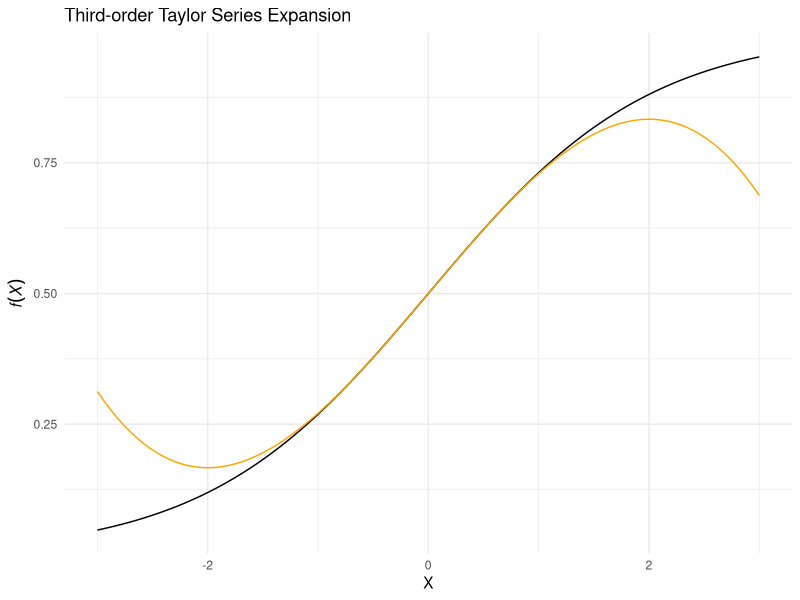
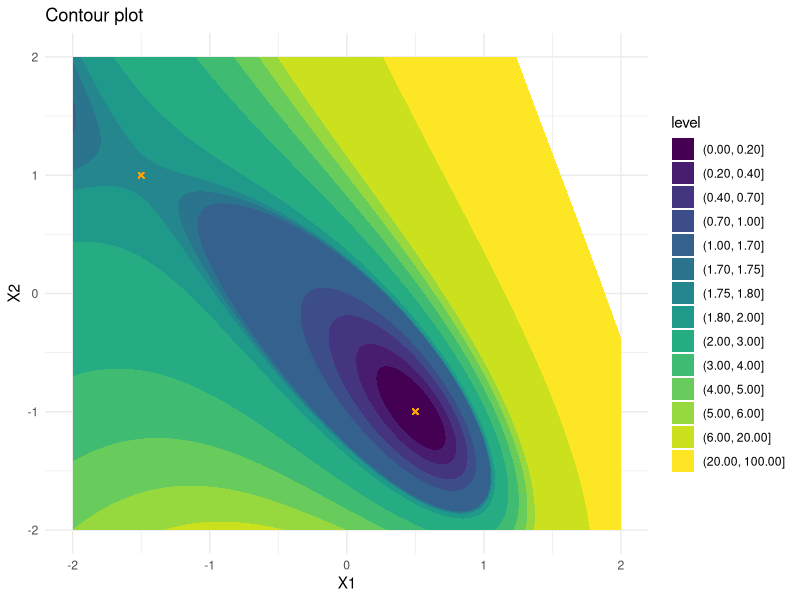
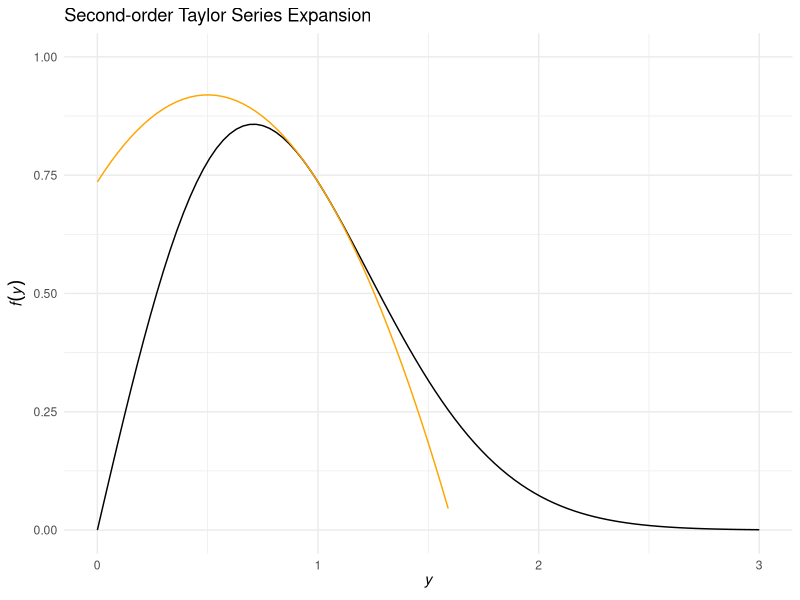
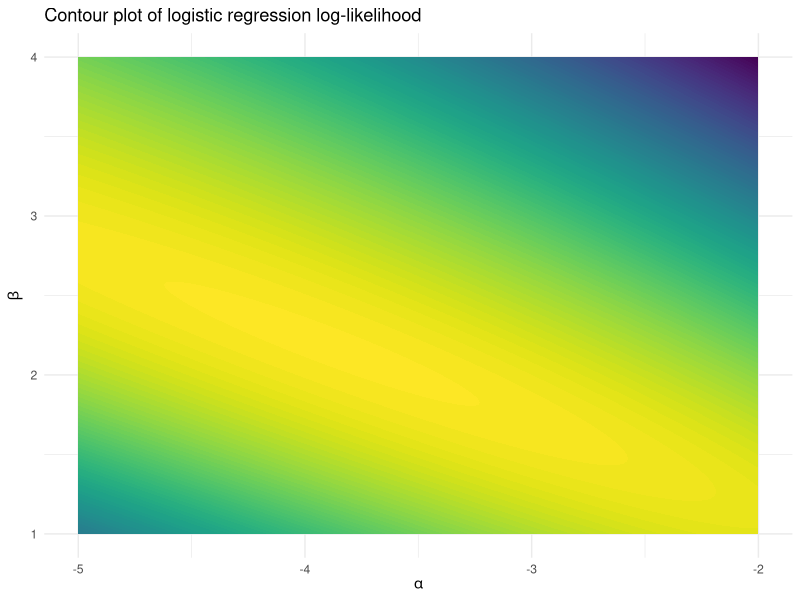

Source code (R) for these figures, in order:
## ---- chunk 1
library(ggplot2)
fx <- function(x) exp(x) / (1 + exp(x))
fx1 <- function(x) exp(x) / (1 + exp(x))^2
fx2 <- function(x) (exp(x) - exp(2*x)) / (1 + exp(x))^3
fx3 <- function(x) (exp(x) - 4*exp(2*x) + exp(3*x)) / (1 + exp(x))^4

taylor <- function(x, root) {
  fx(root) + fx1(root) * (x - root) + fx2(root) / 2 * (x - root)^2 + fx3(root) / 6 * (x - root)^3
}

ggplot() +
  geom_function(fun = fx) +
  geom_function(fun = taylor, args = list(root = 0), col = "orange") +
  xlim(-3, 3) +
  theme_minimal() +
  labs(x = "X", y = expression(italic(f(X))),
       title = "Third-order Taylor Series Expansion")
## ---- chunk 2
#| cache: true
fx12 <- function(x1, x2) {
  exp(x1) * (4*x1^2 + 2*x2^2 + 4*x1*x2 + 2*x2 + 1)
}

expand.grid(x1 = -200:200/100,
            x2 = -200:200/100) |>
  dplyr::mutate(z = fx12(x1, x2)) |>
  ggplot(aes(x = x1, y = x2, z = z)) +
  stat_contour_filled(breaks = c(0, 0.2, 0.4, 0.7, 1, 1.7, 1.75, 1.8, 2, 3, 4, 5, 6, 20, 100)) +
  geom_point(aes(x = 0.5, y = -1), col = "orange", shape = "cross") +
  geom_point(aes(x = -1.5, y = 1), col = "orange", shape = "cross") +
  theme_minimal() +
  labs(x = "X1", y = "X2",
       title = "Contour plot")
## ---- chunk 3
#| warning: false
fx <- function(phi, rho, y) {
  e <- exp(-phi*y^rho)
  phi * rho * y^{rho-1} * e
}

fx1 <- function(phi, rho, y) {
  e <- exp(-phi*y^rho)
  phi*rho*e*y^{rho-2}*((rho-1) - phi*rho*y^rho)
}
 
fx2 <- function(phi, rho, y) {
  e <- exp(-phi*y^rho)
  phi*rho*e*y^{rho-3} * ((rho-1)*(rho-2-phi*rho*y^rho) - phi*rho*y^rho*(2*rho-2-phi*rho*y^rho))
}

taylor <- function(phi, rho, y, root) {
  fx(phi, rho, root) + fx1(phi, rho, root) * (y - root) + fx2(phi, rho, root)/2 * (y - root)^2
}

ggplot() +
  geom_function(fun = fx, args = list(phi = 1, rho = 2)) +
  geom_function(fun = taylor, 
                args = list(phi = 1, rho = 2, root = 1),
                col = "orange") + 
  lims(x = c(0, 3), y = c(0, 1)) +
  theme_minimal() +
  labs(x = expression(italic(y)), y = expression(italic(f(y))),
       title = "Second-order Taylor Series Expansion")
## ---- chunk 4
#| cache: true
ell <- function(x, y, alpha, beta) {
  sum(y*(alpha + beta*x) - log(1 + exp(alpha + beta*x)))
}

x <- c(0.5, 1, 1.5, 2, 2.5)
y <- c(0, 0, 1, 0, 1)

expand.grid(alpha = -5000:-2000/1000,
            beta = 1000:4000/1000) |>
  dplyr::mutate(l = purrr::map2_dbl(alpha, beta, ~ell(x, y, .x, .y))) |>
  ggplot(aes(x = alpha, y = beta, z = l)) +
  stat_contour_filled(bins = 100, show.legend = FALSE) +
  theme_minimal() +
  labs(x = expression(alpha),
       y = expression(beta),
       title = "Contour plot of logistic regression log-likelihood")
  
